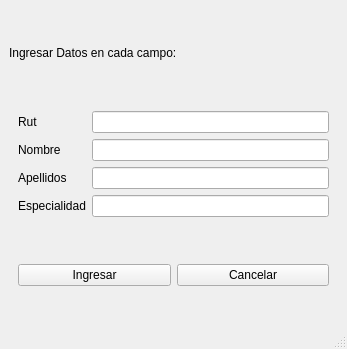
<?xml version="1.0" encoding="UTF-8"?>
<ui version="4.0">
 <class>Registrar_Medico_Window</class>
 <widget class="QMainWindow" name="Registrar_Medico_Window">
  <property name="geometry">
   <rect>
    <x>0</x>
    <y>0</y>
    <width>347</width>
    <height>349</height>
   </rect>
  </property>
  <property name="windowTitle">
   <string>Registrar Medico</string>
  </property>
  <widget class="QWidget" name="centralwidget">
   <layout class="QVBoxLayout" name="verticalLayout">
    <item>
     <widget class="QLabel" name="lbl">
      <property name="text">
       <string>Ingresar Datos en cada campo:</string>
      </property>
     </widget>
    </item>
    <item>
     <widget class="QWidget" name="widget_2" native="true">
      <layout class="QGridLayout" name="gridLayout">
       <item row="0" column="1">
        <widget class="QLineEdit" name="ledit_rut"/>
       </item>
       <item row="3" column="1">
        <widget class="QLineEdit" name="ledit_especialidad"/>
       </item>
       <item row="1" column="0">
        <widget class="QLabel" name="lbl_2">
         <property name="text">
          <string>Nombre</string>
         </property>
        </widget>
       </item>
       <item row="2" column="1">
        <widget class="QLineEdit" name="ledit_apellidos"/>
       </item>
       <item row="3" column="0">
        <widget class="QLabel" name="lbl_4">
         <property name="text">
          <string>Especialidad</string>
         </property>
        </widget>
       </item>
       <item row="0" column="0">
        <widget class="QLabel" name="lbl_1">
         <property name="text">
          <string>Rut      </string>
         </property>
        </widget>
       </item>
       <item row="2" column="0">
        <widget class="QLabel" name="lbl_3">
         <property name="text">
          <string>Apellidos</string>
         </property>
        </widget>
       </item>
       <item row="1" column="1">
        <widget class="QLineEdit" name="ledit_nombre"/>
       </item>
      </layout>
     </widget>
    </item>
    <item>
     <widget class="QWidget" name="widget" native="true">
      <layout class="QHBoxLayout" name="horizontalLayout">
       <item>
        <widget class="QPushButton" name="btn_ingresar">
         <property name="text">
          <string>Ingresar</string>
         </property>
        </widget>
       </item>
       <item>
        <widget class="QPushButton" name="btn_cancelar">
         <property name="text">
          <string>Cancelar</string>
         </property>
        </widget>
       </item>
      </layout>
     </widget>
    </item>
   </layout>
  </widget>
  <widget class="QStatusBar" name="statusbar"/>
 </widget>
 <resources/>
 <connections/>
</ui>
